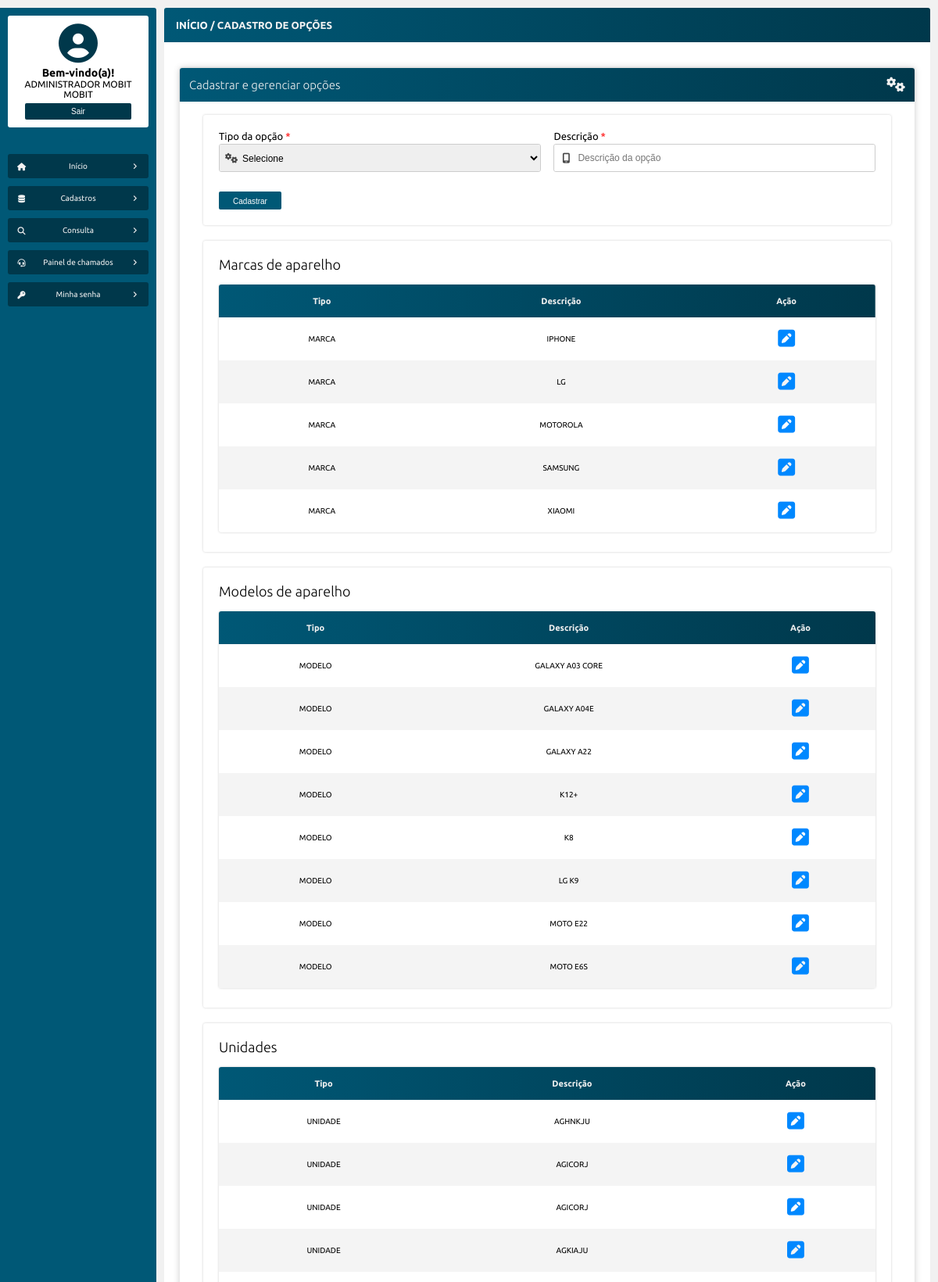
Page /cadastrar_opcoes.php (signed in, upper part) on the committed database.
### tables this page shows
CREATE TABLE `tb_cadastros_opcoes` (
  `id` int NOT NULL AUTO_INCREMENT,
  `tipo` varchar(100) DEFAULT NULL,
  `descricao` varchar(256) DEFAULT NULL,
  PRIMARY KEY (`id`)
);

### src/model/Opcoes.php (called while the page is built, shortened)
<?php
class Opcoes
{
    private PDO $pdo;
    public function __construct(PDO $pdo)
    {
        $this->pdo = $pdo;
    }
    public function listaOpcoes(string $tipo) : array
    {
        $sql = "SELECT * FROM tb_cadastros_opcoes WHERE tipo = ? ORDER BY descricao";
        $stmt = $this->pdo->prepare($sql);
        $stmt->bindValue(1, $tipo, PDO::PARAM_STR);
        $stmt->execute();
        $resultado = $stmt->fetchAll(PDO::FETCH_ASSOC);
        return $resultado;
    }
}

### cadastrar_opcoes.php (the view, shortened to what this page needs)
<?php
require_once "src/config/conexao_bd.php";
$marca = new Opcoes($pdo);
$listaMarcas = $marca->listaOpcoes('MARCA');
$modelo = new Opcoes($pdo);
$listaModelos = $modelo->listaOpcoes('MODELO');
$unidade = new Opcoes($pdo);
$listaUnidade = $unidade->listaOpcoes('UNIDADE');
?>
<!DOCTYPE html>
<html>
<head>
    <?php
    require_once "src/views/layout/head.php";
    ?>
</head>
<body>
    <main class="corpo">
        <?php
        require_once "src/views/layout/menu_lateral.php";
        ?>
        <section class="principal">
            <article class="conteudo">
                <header class="conteudo-cabecalho">
                    <h3><a href="inicio.php">INÍCIO</a> / CADASTRO DE OPÇÕES</h3>
                </header>
                <section class="conteudo-center">
                    <form method="post" action="">
                        <header id="form-cabecalho">
                            <h1>Cadastrar e gerenciar opções</h1>
                            <i class="fa-solid fa-gears"></i>
                        </header>
                        <section style="display: flex;">
                            <label for="tipo">Tipo da opção<span style="color: red;"> *</span>
                                <div>
                                    <i class="fa-solid fa-gears"></i>
                                    <select id="tipo" name="tipo">
                                        <option value="">Selecione</option>
                                    </select>
                                </div>
                            </label>
                            <label for="descricao">Descrição<span style="color: red;"> *</span>
                                <div>
                                    <i class="fa-solid fa-mobile-screen"></i>
                                    <input type="text" id="descricao" id="descricao" name="descricao" placeholder="Descrição da opção">
                                </div>
                            </label>
                            <div>
                                <button type="submit" name="btn-requisitar">Cadastrar</button>
                            </div>
                        </section>
                        <section style="display: flex;">
                            <h2>Marcas de aparelho</h2>
                            <table>
                                <thead>
                                    <tr>
                                        <td>Tipo</td>
                                        <td>Descrição</td>
                                        <td>Ação</td>
                                    </tr>
                                </thead>
                                <tbody>
                                    <?php foreach ($listaMarcas as $marca) : ?>
                                        <tr>
                                            <td><?= htmlentities($marca['tipo']) ?></td>
                                            <td><?= htmlentities($marca['descricao']) ?></td>
                                            <td id="status">
                                                <a href="editar_opcao.php?id=<?= $marca['id'] ?>"><i class="fa-solid fa-square-pen"></i></a>
                                            </td>
                                        </tr>
                                    <?php endforeach ?>
                                </tbody>
                            </table>
                        </section>
                        <section style="display: flex;">
                            <h2>Modelos de aparelho</h2>
                            <table>
                                <thead>
                                    <tr>
                                        <td>Tipo</td>
                                        <td>Descrição</td>
                                        <td>Ação</td>
                                    </tr>
                                </thead>
                                <tbody>
                                    <?php foreach ($listaModelos as $modelo) : ?>
                                        <tr>
                                            <td><?= htmlentities($modelo['tipo']) ?></td>
                                            <td><?= htmlentities($modelo['descricao']) ?></td>
                                            <td id="status">
                                                <a href="editar_opcao.php?id=<?= $modelo['id'] ?>"><i class="fa-solid fa-square-pen"></i></a>
                                            </td>
                                        </tr>
                                    <?php endforeach ?>
                                </tbody>
                            </table>
                        </section>
                        <section style="display: flex;">
                            <h2>Unidades</h2>
                            <table>
                                <thead>
                                    <tr>
                                        <td>Tipo</td>
                                        <td>Descrição</td>
                                        <td>Ação</td>
                                    </tr>
                                </thead>
                                <tbody>
                                    <?php foreach ($listaUnidade as $unidade) : ?>
                                        <tr>
                                            <td><?= htmlentities($unidade['tipo']) ?></td>
                                            <td><?= htmlentities($unidade['descricao']) ?></td>
                                            <td id="status">
                                                <a href="editar_opcao.php?id=<?= $unidade['id'] ?>"><i class="fa-solid fa-square-pen"></i></a>
                                            </td>
                                        </tr>
                                    <?php endforeach ?>
                                </tbody>
                            </table>
                        </section>
                    </form>
                </section>
            </article>
        </section>
    </main>
</body>
</html>

### css/style.css (style rules this page uses)
:root { --primary-color: #0088ff; --secundary-color: #005876; --terciary-color: #00384b; --white-color: #f1f1f1; --primary-shadow: 0 0 .5em #808080 }
* { padding: 0; margin: 0; box-sizing: border-box; }
a { text-decoration: none; }
body { font-family: 'Playpen Sans', cursive; font-family: 'Ubuntu', sans-serif; background: var(--white-color); }
.corpo { width: 100%; height: 100%; padding: 10px 10px 10px 0; position: absolute; display: flex; }
.principal { width: 100%; height: 100%; display: flex; flex-direction: column; }
.conteudo { width: 100%; height: 100%; position: relative; display: flex; flex-direction: column; align-items: center; overflow: hidden; background: #ffffff; border-radius: 3px; }
.conteudo-cabecalho { width: 100%; margin-bottom: 10px; padding: 15px; display: flex; justify-content: space-between; align-items: center; background: linear-gradient(to right, var(--secundary-color), var(--terciary-color)); color: var(--white-color); }
.conteudo-cabecalho h3 { font-size: 13px; font-weight: bold; }
.conteudo-center { width: 100%; height: 100%; padding: 10px 20px 20px 20px; display: flex; align-content: baseline; align-items: center; flex-direction: column; overflow: scroll; }
.conteudo-center h1 { width: 100%; font-size: 16px; font-weight: 100; }

### css/form.css (style rules this page uses)
form section { width: 100%; margin-bottom: 20px; padding: 20px; display: flex; flex-wrap: wrap; gap: 2%; display: none; box-shadow: 0 0 .3em #cdcdcd; border-radius: 3px; }
form { width: 100%; height: fit-content; margin: 13px auto; padding: 60px 30px 30px 30px; position: relative; display: flex; flex-direction: column; border-radius: 3px; box-shadow: 0 0 1em #cdcdcd; background:#fff; font-size: 10px; }
#form-cabecalho { width: 100%; height: fit-content; padding: 12px; display: flex; align-items: center; justify-content: space-between; gap: 5px; position: absolute; top: 0; left: 0; box-shadow: 0 0 .3em #cdcdcd; border-radius: 3px 3px 0 0; background: linear-gradient(to right, var(--secundary-color), var(--terciary-color)); color: #fff; }
#form-cabecalho h1 { margin: 0; font-size: 15px; color: var(--white-color); text-align: left; }
#form-cabecalho i { margin: 0 0 0 10px; color: var(--white-color); font-size: 19px; }
form h2 { width: 100%; font-size: 18px; margin: 0 0 10px 0; font-weight: 100; }
form label { width: 49%; margin: 0 0 10px 0; font-size: 13px; }
form label div { position: relative; display: flex; align-items: center; margin: 3px 0 0 0; border: 1px solid #cdcdcd ; border-radius: 3px; }
form label div i { width: 30px; min-width: 30px; margin: 0; position: absolute; left: 0; font-size: 13px; text-align: center; color: #454545; border-radius: 3px 0 0 3px; }
form input, form select { width: 100%; padding: 10px 10px 10px 30px; font-size: 12px; border: none; border-radius: 3px; }
form select { padding: 10px 8px 8px 25px; }
form select option { font-size: 12px; color: #303030; }
form div { width: 100%; margin: 15px 0 0 0; display: flex; gap: 10px 5px; }

### css/table.css (style rules this page uses)
table { width: 100%; margin: 5px auto; font-size: 10px; background: #ffffff; box-shadow: 0 0 .3em #cdcdcd; border-radius: 3px; border-collapse: collapse; text-align: center; overflow: auto; }
table tr td { padding: 15px; }
table thead { position: sticky; top: -10px; color: var(--white-color); font-weight: bold; background: linear-gradient(to right, var(--secundary-color), var(--terciary-color)); z-index: 1; }
table thead td:first-child { border-radius: 3px 0 0 0; }
table thead td:last-child { border-radius: 0 3px 0 0; }
table thead td { font-size: 11px; }
tbody tr:nth-child(even) { background: #f4f4f4; }
table a { color: #000; }
table i { color: var(--primary-color); font-size: 25px; }

### css/botoes.css (style rules this page uses)
button { width: fit-content; min-width: 80px; padding: 5px 15px; border-radius: 2px; border: none; background: var(--secundary-color); color: #fff; font-size: 10px; cursor: pointer; }
form button { padding: 7px 15px 5px 15px; }

### rows in the picture
tb_cadastros_opcoes: tipo "MARCA", descricao "IPHONE"
tb_cadastros_opcoes: tipo "MARCA", descricao "LG"
tb_cadastros_opcoes: tipo "MARCA", descricao "MOTOROLA"
tb_cadastros_opcoes: tipo "MARCA", descricao "SAMSUNG"
tb_cadastros_opcoes: tipo "MARCA", descricao "XIAOMI"
tb_cadastros_opcoes: tipo "MODELO", descricao "GALAXY A03 CORE"
tb_cadastros_opcoes: tipo "MODELO", descricao "GALAXY A04E"
tb_cadastros_opcoes: tipo "MODELO", descricao "GALAXY A22"
tb_cadastros_opcoes: tipo "MODELO", descricao "K12+"
tb_cadastros_opcoes: tipo "MODELO", descricao "K8"
tb_cadastros_opcoes: tipo "MODELO", descricao "LG K9"
tb_cadastros_opcoes: tipo "MODELO", descricao "MOTO E22"
tb_cadastros_opcoes: tipo "MODELO", descricao "MOTO E6S"
tb_cadastros_opcoes: tipo "UNIDADE", descricao "AGHNKJU"
tb_cadastros_opcoes: tipo "UNIDADE", descricao "AGICORJ"
tb_cadastros_opcoes: tipo "UNIDADE", descricao "AGICORJ"
tb_cadastros_opcoes: tipo "UNIDADE", descricao "AGKIAJU"

### other values in the picture
$_SESSION['nome'] "ADMINISTRADOR MOBIT"
$_SESSION['unidade'] "MOBIT"
